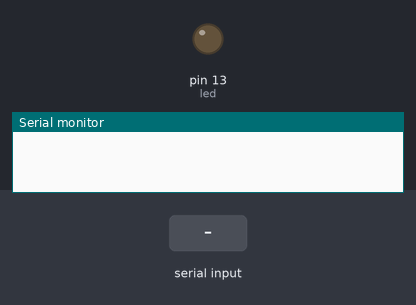
The sketch below on a simulated Arduino Uno, built with avr-gcc and run on an emulated ATmega328P. On the bench: output pins drawn as LEDs (lit = HIGH), the last lines printed to the serial monitor. Inputs (shaded band) come from the test bench.

Above: at 1.2 s.
1.3 s: "1" received over Serial
At 2.1 s:
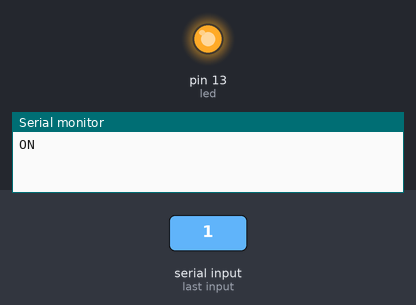
2.8 s: "0" received over Serial
At 3.2 s:
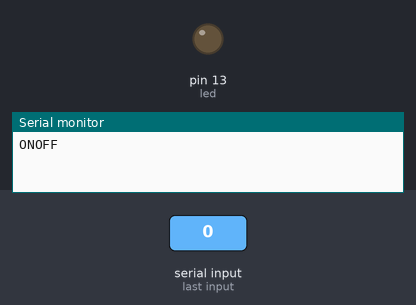
Timing chart, 0 to 5.8 s (numbered marks = the images above; inputs shaded):
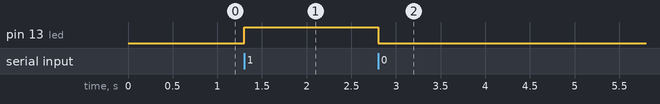

The sketch:

sketch_jun30a.ino
```cpp
int led = 13;
char incomingByte = '3';	// para el byte leido

void setup(){
  pinMode(led,OUTPUT);
  Serial.begin(9600);
}

void loop(){
  if (Serial.available() > 0) {
    // lee el byte entrante:
    incomingByte = Serial.read();

    if (incomingByte == '1'){
      digitalWrite(led, HIGH);
      Serial.write("ON");
    }
    else if(incomingByte == '0'){
      digitalWrite(led,LOW);
      Serial.write("OFF");
    }
  }
}
```

Measured:
- after the input at 1.3 s, pin 13 (led): LOW → HIGH at once
- after the input at 2.8 s, pin 13 (led): HIGH → LOW at once
